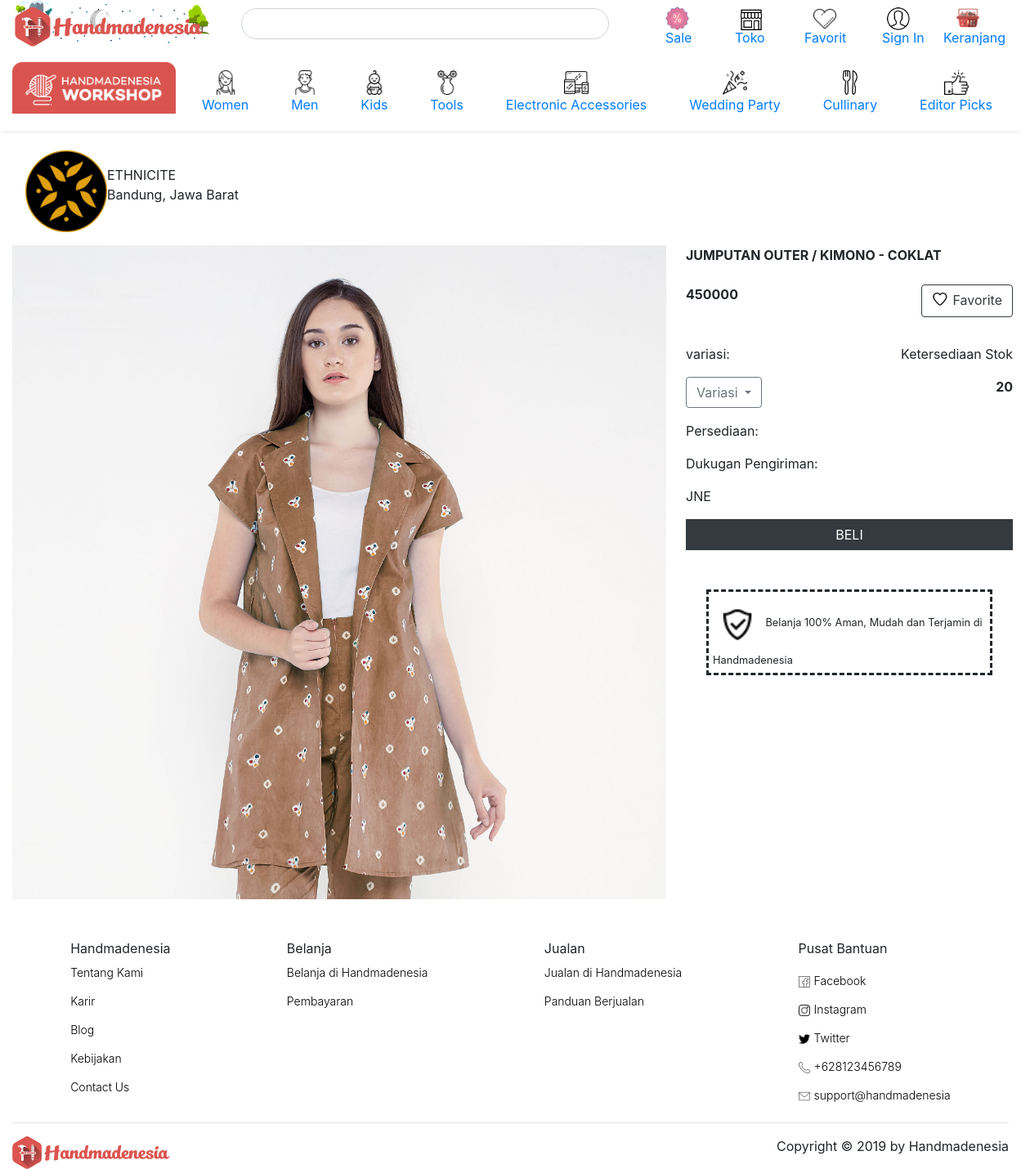
Page /home/product/1 on the committed database.
### tables this page shows
CREATE TABLE `toko` (
  `ID_Toko` int(50) NOT NULL,
  `Nama_Toko` varchar(50) DEFAULT NULL,
  `Provinsi` varchar(50) DEFAULT NULL,
  `Kota` varchar(50) DEFAULT NULL,
  `Jalan` varchar(50) DEFAULT NULL,
  `Kode_Pos` int(11) DEFAULT NULL,
  `Detail` varchar(300) DEFAULT NULL,
  `About` varchar(50) DEFAULT NULL,
  `Instagram` varchar(50) DEFAULT NULL,
  `Facebook` varchar(50) DEFAULT NULL,
  `Twitter` varchar(50) DEFAULT NULL,
  `Username` varchar(50) DEFAULT NULL,
  `Password` varchar(200) DEFAULT NULL,
  `Email` varchar(50) DEFAULT NULL,
  `Gambar` varchar(50) NOT NULL,
  `Alamat_url` varchar(50) DEFAULT NULL,
  `Biodata` varchar(50) DEFAULT NULL
);

CREATE TABLE `barang` (
  `ID_Toko` int(50) DEFAULT NULL,
  `ID_Barang` int(50) NOT NULL,
  `Nama_Barang` varchar(128) DEFAULT NULL,
  `Kategori` varchar(50) DEFAULT NULL,
  `Sub_Kategori` varchar(50) DEFAULT NULL,
  `Harga` int(11) DEFAULT NULL,
  `Jenis_pengiriman` varchar(50) DEFAULT NULL,
  `Gambar` varchar(50) NOT NULL,
  `Deskripsi` varchar(256) DEFAULT NULL,
  `Stok` int(11) DEFAULT NULL,
  `Berat` float DEFAULT NULL,
  `Ukuran` float DEFAULT NULL,
  `Varian` varchar(50) DEFAULT NULL
);

### application/controllers/Home.php (called while the page is built, shortened)
<?php
class Home extends CI_Controller
{
    public function product($id)
    {
        $data['judul'] = 'Handmadenesia';
        $data['barang'] = $this->Barang_model->getBarangById($id);
        $data['toko'] = $this->Toko_model->getTokoById($id);
        $this->load->view('templates/header', $data);
        $this->load->view('home/product', $data);
        $this->load->view('templates/footer');
    }
}

### index.php (called while the page is built, shortened)
<?php
require_once BASEPATH.'core/CodeIgniter.php';

### application/models/Toko_model.php (called while the page is built, shortened)
<?php
class Toko_model extends CI_model
{
    public function getTokoById($id)
    {
        return $this->db->get_where('toko', ['ID_Toko' => $id])->row_array();
    }
}

### application/models/Barang_model.php (called while the page is built, shortened)
<?php
class Barang_model extends CI_model
{
    public function getBarangById($id)
    {
        return $this->db->get_where('barang', ['ID_Barang' => $id])->row_array();
    }
}

### application/views/home/product.php (the view, shortened to what this page needs)
<div class="container-fluid mt-2">
    <div class="d-flex p-3 bd-highlight ">
        <div class="">
            <a href="#">
                <img src="<?= base_url(); ?>assets/img/logoToko/<?= $toko['Gambar']; ?>" width="100px" alt="">
            </a>
        </div>
        <div class="d-flex align-items-center mb-3">
            <div class="d-flex flex-column">
                <div>
                    <?= $toko['Nama_Toko']; ?>
                </div>
                <div>
                    <?= $toko['Kota']; ?>, <?= $toko['Provinsi']; ?>
                </div>
            </div>
        </div>
    </div>
    <div class="d-sm-flex mb-3">
        <div>
            <img src="<?= base_url(); ?>assets/img/barang/<?= $barang['Gambar']; ?>" style="width:800px;max-height:800px" alt="">
        </div>
        <div class="d-flex flex-fill flex-column ml-4">
            <div class="mb-4">
                <strong><?= $barang['Nama_Barang']; ?></strong>
            </div>
            <div class="d-flex flex-row justify-content-between">
                <div>
                    <strong><?= $barang['Harga']; ?></strong>
                </div>
                <div>
                    <button type=" button" class="btn btn-outline-dark"><img width="20px" style="margin-right:5px;margin-bottom:5px" src="<?= base_url(); ?>assets/img/heart.png">Favorite</button>
                </div>
            </div>
            <div class="d-flex flex-row mb-3 justify-content-between">
                <div>
                    variasi:
                </div>
                <div>
                    Ketersediaan Stok
                </div>
            </div>
            <div class="d-flex mb-3 flex-row justify-content-between">
                <div class="dropdown">
                    <button class="btn btn-outline-secondary dropdown-toggle" type="button" id="dropdownMenuButton" data-toggle="dropdown" aria-haspopup="true" aria-expanded="false">
                        Variasi
                    </button>
                </div>
                <div>
                    <strong><?= $barang['Stok']; ?></strong>
                </div>
            </div>
            <div class="mb-3">
                Persediaan:
            </div>
            <div class="mb-3">
                Dukugan Pengiriman:
            </div>
            <div class="mb-3">
                <?= $barang['Jenis_pengiriman']; ?>
            </div>
            <div class="d-flex justify-content-center">
                <div class="mb-5 " style="width:400px">
                    <button type=" button" class="btn btn-dark rounded-0" style="width:400px">BELI</button>
                </div>
            </div>
            <div class="d-flex justify-content-center">
                <div style="padding:5px;border-style:dashed;width:350px">
                    <img width="50px" style="margin-top:10px;margin-left:5px;margin-right:5px;margin-bottom:5px" src="<?= base_url(); ?>assets/img/security.png">
                    <small>Belanja 100% Aman, Mudah dan Terjamin di Handmadenesia</small>
                </div>
            </div>
        </div>
    </div>
</div>

### application/views/templates/header.php (shortened to what this page needs)
<!doctype html>
<html lang="en">
<head>
    <link rel="stylesheet" href="<?= base_url(); ?>assets/style.css">
    <link rel="stylesheet" href="https://stackpath.bootstrapcdn.com/bootstrap/4.3.1/css/bootstrap.min.css">
</head>
<body>
    <div class="container-fluid shadow-sm">
        <div class="d-flex justify-content-between ">
            <div>
                <a href="">
                    <img src="<?= base_url('assets/img/LogoHandmadenesiaEarthHour.png'); ?>" height="60px" alt="Logo hand madenesia earth hour">
                </a>
            </div>
            <div style="width:450px;min-width:200px">
                <input type="text" class=" form-control rounded-pill" style="margin-top:10px" id="search" autocomplete="false">
            </div>
            <div class="d-flex ">
                <div class=" position-relative" style="width:90px">
                    <a class="nav-link" href="#">
                        <div class="position-absolute" style="left:30px">
                            <img class="d-block" src="<?= base_url(); ?>assets/icon/promotion.png" width="30px" alt="">
                        </div>
                        <div class="position-absolute mt-1" style="left:30px;top:50%">
                            Sale
                        </div>
                    </a>
                </div>
                <div class=" position-relative" style="width:90px">
                    <a class="nav-link d-block" href="#">
                        <div class="position-absolute" style="left:30px">
                            <img class="d-block" src="<?= base_url(); ?>assets/icon/shopIcon.png" width="30px" alt="">
                        </div>
                        <div class="position-absolute mt-1" style="left:25px;top:50%">
                            Toko
                        </div>
                    </a>
                </div>
                <div class=" position-relative" style="width:90px">
                    <a class="nav-link" href="#">
                        <div class="position-absolute" style="left:30px">
                            <img class="d-block" src="<?= base_url(); ?>assets/icon/favorites.png" width="30px" alt="">
                        </div>
                        <div class="position-absolute mt-1" style="left:20px;top:50%">
                            Favorit
                        </div>
                    </a>
                </div>
                <div class=" position-relative" style="width:90px">
                    <a class="nav-link" href="<?= base_url('Auth'); ?>">
                        <div class="position-absolute" style="left:30px">
                            <img class="d-block" src="<?= base_url(); ?>assets/icon/profile.png" width="30px" alt="">
                        </div>
                        <div class="position-absolute mt-1" style="left:25px;top:50%">
                            Sign In
                        </div>
                    </a>
                </div>
                <div class=" position-relative" style="width:90px">
                    <a class="nav-link" href="#">
                        <div class="position-absolute" style="left:25px">
                            <img class=" " src="<?= base_url(); ?>assets/icon/keranjang.png" width="30px" alt="">
                        </div>
                        <div class="position-absolute mt-1" style="left:10px;top:50%">Keranjang</div>
                    </a>
                </div>
            </div>
        </div>
        <div class="d-flex justify-content-between mt-3 ">
            <div class="">
                <a href="">
                    <img src="<?= base_url(); ?>assets/img/workshop.png" style="width:200px" alt="Logo hand madenesia earth hour">
                </a>
            </div>
            <div class="kategori " style="padding:20px">
                <a href="">
                    <div class="subkategori ">
                        <img class="d-block" src="<?= base_url(); ?>assets/icon/women.png" width="30px" alt="">
                    </div>
                    <div class="subkategoriNama">
                        Women
                    </div>
                </a>
            </div>
            <div class="kategori " style="padding:20px">
                <a href="">
                    <div class="subkategori ">
                        <img class="d-block" src="<?= base_url(); ?>assets/icon/men.png" width="30px" alt="">
                    </div>
                    <div class="subkategoriNama">
                        Men
                    </div>
                </a>
            </div>
            <div class="kategori " style="padding:20px">
                <a href="">
                    <div class="subkategori ">
                        <img class="d-block" src="<?= base_url(); ?>assets/icon/kids.png" width="30px" alt="">
                    </div>
                    <div class="subkategoriNama">
                        Kids
                    </div>
                </a>
            </div>
            <div class="kategori " style="padding:20px">
                <a href="">
                    <div class="subkategori ">
                        <img class="d-block" src="<?= base_url(); ?>assets/icon/tools.png" width="30px" alt="">
                    </div>
                    <div class="subkategoriNama">
                        Tools
                    </div>
                </a>
            </div>
            <div class="kategori " style="padding:20px">
                <a href="">
                    <div class="subkategori ">
                        <img class="d-block" src="<?= base_url(); ?>assets/icon/electronic.png" width="30px" alt="">
                    </div>
                    <div class="subkategoriNama">
                        Electronic Accessories
                    </div>
                </a>
            </div>
            <div class="kategori " style="padding:20px">
                <a href="">
                    <div class="subkategori ">
                        <img class="d-block" src="<?= base_url(); ?>assets/icon/wedding.png" width="30px" alt="">
                    </div>
                    <div class="subkategoriNama">
                        Wedding Party
                    </div>
                </a>
            </div>
            <div class="kategori " style="padding:20px">
                <a href="">
                    <div class="subkategori ">
                        <img class="d-block" src="<?= base_url(); ?>assets/icon/cullinary.png" width="30px" alt="">
                    </div>
                    <div class="subkategoriNama">
                        Cullinary
                    </div>
                </a>
            </div>
            <div class="kategori " style="padding:20px">
                <a href="">
                    <div class="subkategori ">
                        <img class="d-block" src="<?= base_url(); ?>assets/icon/editor.png" width="30px" alt="">
                    </div>
                    <div class="subkategoriNama">
                        Editor Picks
                    </div>
                </a>
            </div>
        </div>
    </div>

### application/views/templates/footer.php (shortened to what this page needs)
<div class="container-fluid mt-5">
  <div class="d-sm-flex justify-content-around">
    <div class="d-sm-flex flex-column">
      <div>Handmadenesia</div>
      <a href="<?= base_url("Tentangkami"); ?>">Tentang Kami</a>
      <a href="<?= base_url("karir"); ?>">Karir</a>
      <a href="#">Blog</a>
      <a href="<?= base_url("kebijakan"); ?>">Kebijakan</a>
      <a href="#">Contact Us</a>
    </div>
    <div class="d-sm-flex flex-column">
      <div>Belanja</div>
      <a href="<?= base_url("Belanja"); ?>">Belanja di Handmadenesia</a>
      <a href="<?= base_url("Pembayaran"); ?>">Pembayaran</a>
    </div>
    <div class="d-sm-flex flex-column">
      <div>Jualan</div>
      <a href="<?= base_url("Jualan"); ?>">Jualan di Handmadenesia</a>
      <a href="<?= base_url("Panduan"); ?>">Panduan Berjualan</a>
    </div>
    <div class="d-sm-flex flex-column">
      <div class="pusatbantuan">Pusat Bantuan</div>
      <a href="https://www.facebook.com/handmadenesia"><img class="icon" src="<?= base_url(); ?>assets/img/facebook.png">Facebook</a>
      <a href="https://www.instagram.com/handmadenesia/"><img class="icon" src="<?= base_url(); ?>assets/img/instagram.png">Instagram</a>
      <a href="https://twitter.com/handmadenesia"><img class="icon" src="<?= base_url(); ?>assets/img/twitter.png">Twitter</a>
      <a href="https://api.whatsapp.com/send?phone=6281918880008&text=Halo%20Admin%20Handmadenesia"><img class="icon" src="<?= base_url(); ?>assets/img/phone.png">+628123456789</a>
      <a href="support@handmadenesia.com"><img class="icon" src="<?= base_url(); ?>assets/img/mail.png">support@handmadenesia</a>
    </div>
  </div>
  <hr>
  <div class="d-sm-flex justify-content-between">
    <div>
      <img class="bawah" src="<?= base_url(); ?>assets/img/Handmadenesia.svg" height="40px" alt="">
    </div>
    <div>
      Copyright &copy; 2019 by Handmadenesia
    </div>
  </div>
</div>
</body>
</html>

### assets/style.css (style rules this page uses)
.kategori { position: relative; }
.subkategori { position: absolute; margin-top: -10px; left: 50%; margin-left: -15px; }
.subkategoriNama { position: relative; margin-top: 20px; }
a { text-decoration: none; color: black; }
.d-sm-flex a { text-decoration: none; color: black; font-size: 14px; line-height: 2.5; font-weight: 300; }
.icon { width: 14px; margin-right: 5px; }
.d-sm-flex .pusatbantuan { margin-bottom: 10px; }

### rows in the picture
toko: Gambar (picture), Nama_Toko "ETHNICITE", Kota "Bandung", Provinsi "Jawa Barat"
barang: Gambar (picture), Nama_Barang "JUMPUTAN OUTER / KIMONO - COKLAT", Harga "450000", Stok "20", Jenis_pengiriman "JNE"
